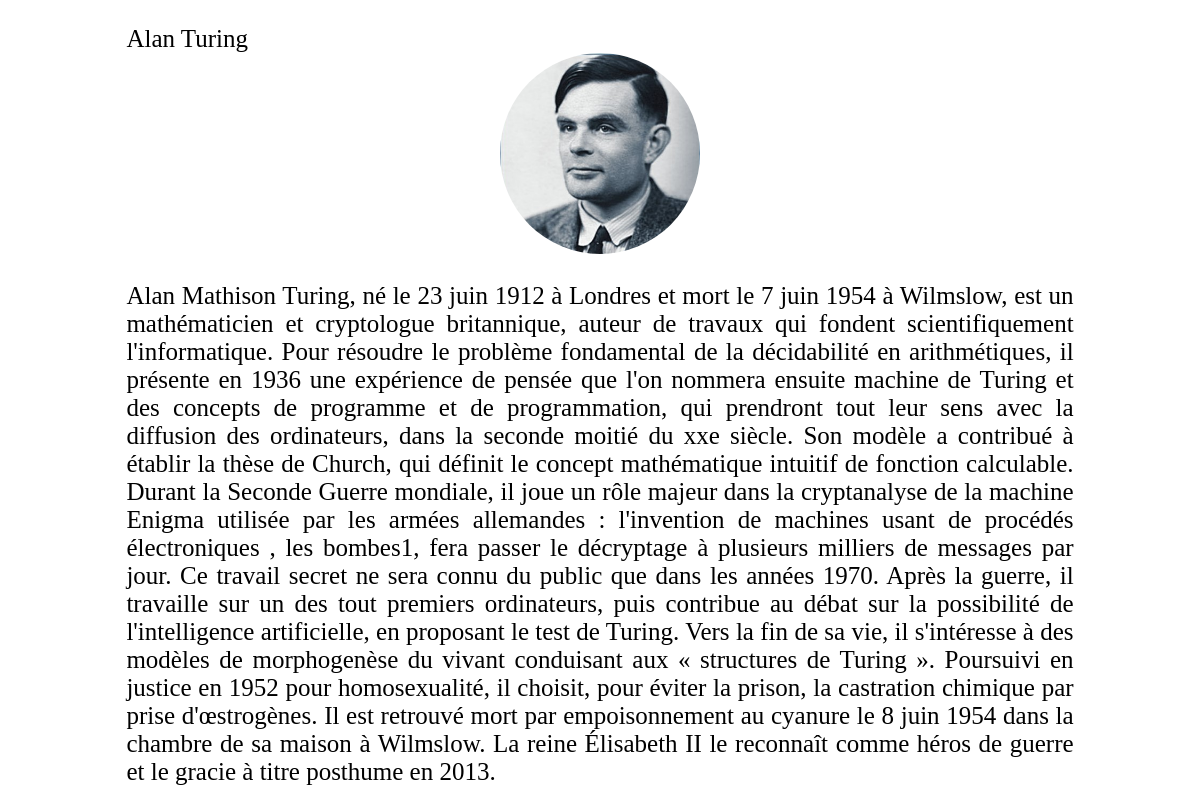
The app's page /site_vitrine/histoire.php?id=1 with its own data.
### tables this page shows
CREATE TABLE `personnage` (
  `id` int(15) NOT NULL,
  `nom_complet` varchar(255) NOT NULL,
  `nom_image` varchar(255) NOT NULL,
  `historique` longtext NOT NULL
);

### site_vitrine/histoire.php (the view, shortened to what this page needs)
<?php
    $resultat=require_once("connection.php");
    $id = $_GET['id'];
    $req=$pdo->prepare("SELECT * FROM personnage WHERE id=$id");
    $req->execute();
    $test=$req->fetch();
?>
<!DOCTYPE html>
<html lang="en">
<head>
    <link rel="stylesheet" href="index.css">
</head>
<body>
        <p>
        <?= $test['nom_complet'] ?><br>
        <img src="images/<?= $test['nom_image'] ?>" alt=""><br>
         <?= $test['historique'] ;?>
        </p>
</body>
</html>

### site_vitrine/index.css (style rules this page uses)
p { text-align: justify; font-size: 25px; margin-left: 10%; margin-right: 10%; }
img { width: 200px; display: block; margin-left: auto; margin-right: auto; border-radius: 50%; }

### records on screen
personnage: nom_complet "Alan Turing", nom_image (picture), historique "Alan Mathison Turing, né le 23 juin 1912 à Londres et mort le 7 juin 1954 à Wilmslow, est un mathématicien et cryptologue britannique, auteur de travaux qui fondent scientifiquement l'informatique. Pour résoudre le problème fondamental de la décidabilité en arithmétiques, il présente en 1936 une expérience de pensée que l'on nommera ensuite machine de Turing et des concepts de programme et de programmation, qui prendront tout leur sens avec la diffusion des ordinateurs, dans la seconde moitié du xxe siècle. Son modèle a contribué à établir la thèse de Church, qui définit le concept mathématique intuitif de fonction calculable. Durant la Seconde Guerre mondiale, il joue un rôle majeur dans…"
